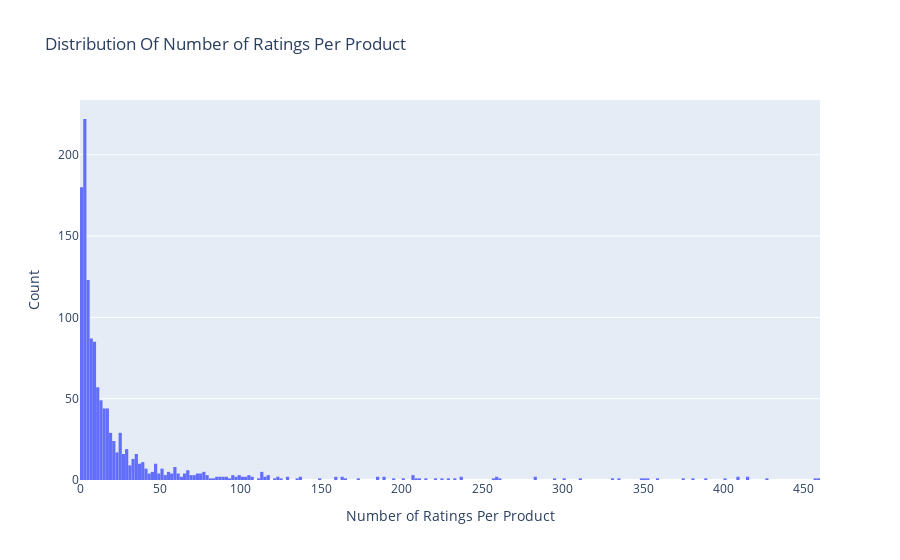

The cell this chart's notebook holds for it:
### Code cell
from plotly.offline import init_notebook_mode, plot, iplot
import plotly.graph_objs as go

data = ratings.groupby('product_id')['rating'].count()
#.clip(upper=100)

trace = go.Histogram(x = data.values,
                     name = 'Ratings',
                     xbins = dict(start = 0,
                                  end = 500,
                                  size = 2))

layout = go.Layout(title = 'Distribution Of Number of Ratings Per Product',
                   xaxis = dict(title = 'Number of Ratings Per Product'),
                   yaxis = dict(title = 'Count'),
                   bargap = 0.01)

fig = go.Figure(data=[trace], layout=layout)
iplot(fig)

### Figure 1 — Plotly figure (JSON) as saved in the notebook; plotly's stock layout.template omitted (floating-point values rounded to 4 significant figures; data arrays with more than 128 entries replaced by an {"elided": "..."} marker saying what was removed)
{"data": [{"name": "Ratings", "type": "histogram", "x": {"elided": "1296 int values"}, "xbins": {"end": 500, "size": 2, "start": 0}}], "layout": {"bargap": 0.01, "title": {"text": "Distribution Of Number of Ratings Per Product"}, "xaxis": {"title": {"text": "Number of Ratings Per Product"}}, "yaxis": {"title": {"text": "Count"}}}}
